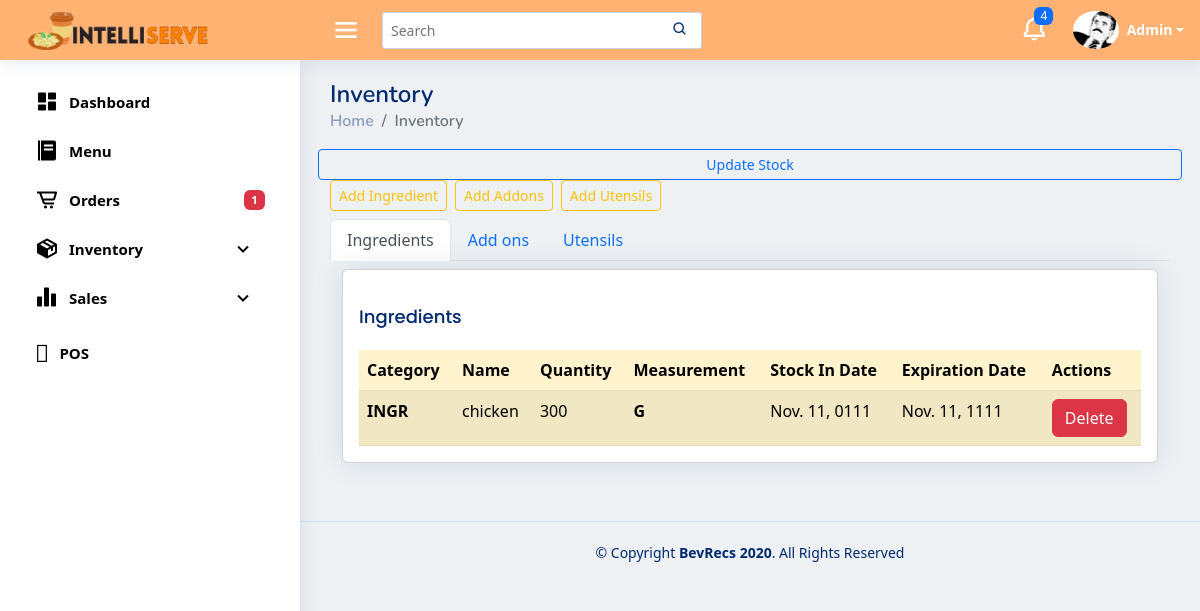
Page //inventory/ on the earlier database version.
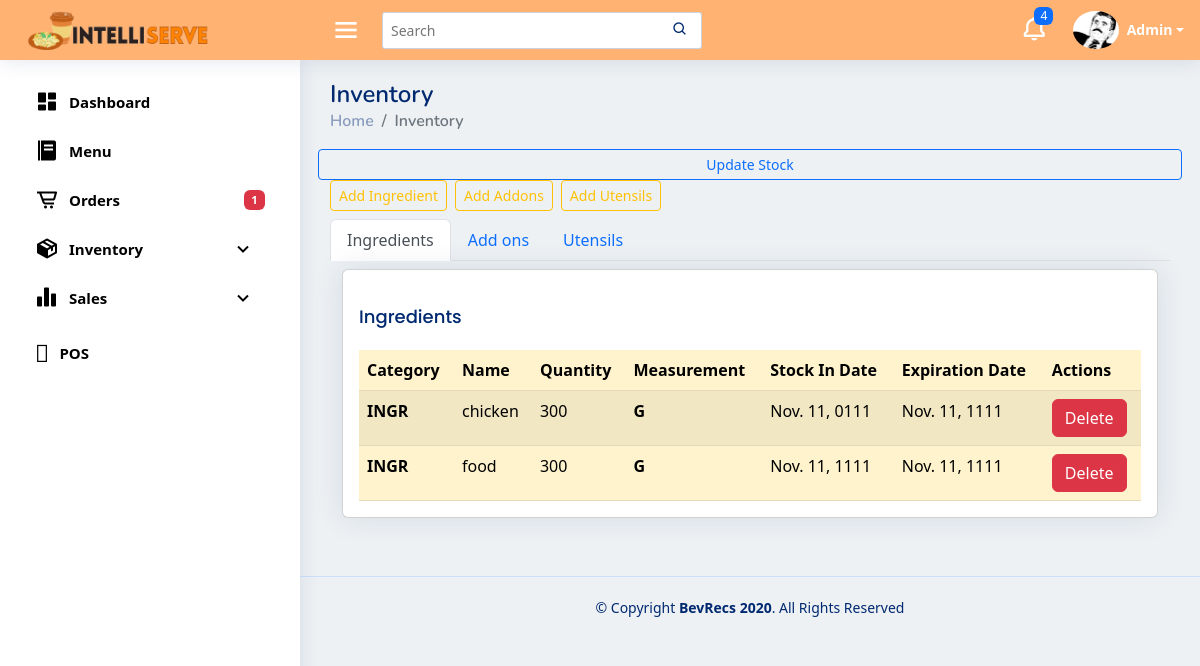
Same page on the later database version.
### pos/models.py (models this page shows, shortened)
class Stocks(models.Model):
    stockname = models.CharField(max_length=50)
    stockcategory = models.CharField(choices=STOCK_CATEGORY, max_length=100)
    stockquantity = models.PositiveIntegerField()
    stockmeasurement = models.CharField(choices=STOCK_QUANTITY, max_length=100)
    stockdate_in = models.DateField()
    stockexpiration = models.DateField()

### pos/views.py (the view)
# urls.py: path('/inventory/', views.inventory, name='inventory'),
def inventory(request):
    ingridientForm = IngridientsForm()
    my_data_ingredients = Stocks.objects.all()
    my_data_addOns = Stocks.objects.all()
    my_data_utensils = Stocks.objects.all()
    all_stocks = my_data_ingredients.union(my_data_addOns, my_data_utensils)
    addOnsForm = AddOnsForm()
    utensilsForm = UtensilsForm()
    context = {
        "stock_category": STOCK_CATEGORY,
        "stock_quantity": STOCK_QUANTITY,
        "my_data_i" : my_data_ingredients.filter(stockcategory="INGR"),
        "my_data_a" : my_data_addOns.filter(stockcategory="AO"),
        "my_data_u" : my_data_utensils.filter(stockcategory="UTNSL"),
        "all_stocks": all_stocks,
        "ingridientForm": ingridientForm,
        "addOnsForm" : addOnsForm,
        "utensilsForm" : utensilsForm,
    }
    return render(request, "inventory.html", context)

### pos/forms.py
class IngridientsForm(forms.ModelForm):
    stockcategory = forms.ChoiceField(
        choices=STOCK_CATEGORY,
        widget=forms.RadioSelect,
    )
    stockmeasurement = forms.ChoiceField(
        choices=STOCK_QUANTITY,
        widget=forms.RadioSelect,
    )
    class Meta:
        model = Stocks  # Eto yung table na gagamitin
        fields = ["stockname","stockmeasurement", "stockcategory", "stockquantity", "stockdate_in", "stockexpiration"]

class AddOnsForm(forms.ModelForm):
    stockcategory = forms.ChoiceField(
        choices=STOCK_CATEGORY,
        widget=forms.RadioSelect,
    )
    stockmeasurement = forms.ChoiceField(
        choices=STOCK_QUANTITY,
        widget=forms.RadioSelect,
    )
    class Meta:
        model = Stocks  # Eto yung table na gagamitin
        fields = ["stockname","stockmeasurement", "stockcategory", "stockquantity", "stockdate_in", "stockexpiration"]

### pos/templates/inventory.html (shortened to what this page needs)
{% extends "base.html" %}
{% block content %}
    <div class="pagetitle">
      <h1>Inventory</h1>
      <nav>
        <ol class="breadcrumb">
          <li class="breadcrumb-item"><a href="/templates/index.html">Home</a></li>
          <li class="breadcrumb-item active">Inventory</li>
        </ol>
      </nav>
    </div>
    <section class="section dashboard">
      <div class="row">
        <button type="button" class="btn btn-sm btn-outline-primary" data-bs-toggle="offcanvas"
          data-bs-target="#updateStockForm">Update Stock</button>
        <div class="col-lg-12 mb-2">
          <div class="row g-2">
            <div class="col-12 d-flex d-grip gap-2">
              <button type="button" class="btn btn-outline-warning btn-sm" data-bs-toggle="modal"
                data-bs-target="#addingredientmodal">Add Ingredient</button>
              <button type="button" class="btn btn-outline-warning btn-sm" data-bs-toggle="modal"
                data-bs-target="#addonsmodal">Add Addons</button>
              <button type="button" class="btn btn-outline-warning btn-sm" data-bs-toggle="modal"
                data-bs-target="#utensilsmodal">Add Utensils</button>
            </div>
            <div class="col-12">
              <ul class="nav nav-tabs">
                <li class="nav-item">
                  <a class="nav-link active" data-bs-toggle="tab" href="#ingredient">Ingredients</a>
                </li>
                <li class="nav-item">
                  <a class="nav-link" data-bs-toggle="tab" href="#addons">Add ons</a>
                </li>
                <li class="nav-item">
                  <a class="nav-link" data-bs-toggle="tab" href="#utensils">Utensils</a>
                </li>
              </ul>
              <div class="tab-content mt-2">
                <div class="tab-pane container active" id="ingredient">
                  <div class="card overflow-auto">
                    <div class="card-body pb-0">
                      <h5 class="card-title">Ingredients</span></h5>
                      <table class="table rounded table-striped table-warning" id="IngredientTable">
                        <thead>
                          <tr>
                            <th scope="col">Category</th>
                            <th scope="col">Name</th>
                            <th scope="col">Quantity</th>
                            <th scope="col">Measurement</th>
                            <th scope="col">Stock In Date</th>
                            <th scope="col">Expiration Date</th>
                            <th scope="col">Actions</th>
                          </tr>
                        </thead>
                        <tbody>
                          {% for item in my_data_i %}
                          <tr>
                            <th>{{item.stockcategory}}</th>
                            <td>{{item.stockname}}</td>
                            <td>{{item.stockquantity}}</td>
                            <th>{{item.stockmeasurement}}</th>
                            <td>{{item.stockdate_in}}</td>
                            <td>{{item.stockexpiration}}</td>
                            <td>
                              <form action="{% url 'pos:delete_stock' %}" method="POST">
                                <button type="submit" class="btn btn-danger">Delete</button>
                              </form>
                            </td>
                          </tr>
                          {% endfor %}
                        </tbody>
                      </table>
                    </div>
                  </div>
                </div>
              </div>
            </div>
          </div>
        </div>
      </div>
    </section>
    {%endblock content %}

Differences in the rows shown:
added Stocks: stockcategory "INGR", stockname "food", stockquantity "300", stockmeasurement "G", stockdate_in "Nov. 11, 1111", stockexpiration "Nov. 11, 1111"
